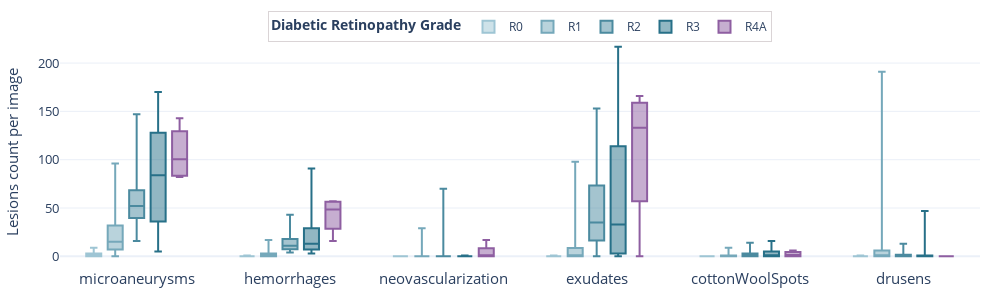
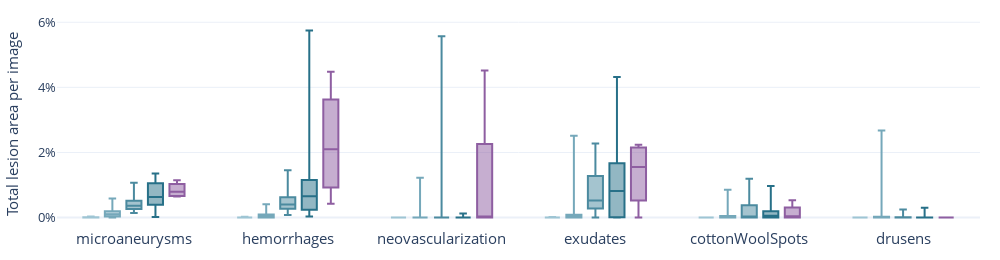

Notebook code cell kept with these figures, in order:
### Markdown cell above
##### Lesions Count per grade

### Code cell
group_by = "MAPLES-DR.DR"

all_dataset_long = all_dataset_long.sort_values(by=group_by)
all_dataset_long = all_dataset_long.sort_values(by="lesion", key=lambda x: x.map(lesions.index))
all_dataset_long["area (%)"] = all_dataset_long["area"] / (1500 * 1500)

dr_color = {
    "R0": TEAL0,
    "R1": TEAL1,
    "R2": TEAL2,
    "R3": TEAL3,
    "R4A": PURPLE2,
}


generic_opt = dict(
    boxpoints=False,
)

fig1 = go.Figure()
for i, (dr, color) in enumerate(dr_color.items()):
    data = all_dataset_long.loc[all_dataset_long[group_by] == dr]
    opt = dict(marker_color=color) | generic_opt
    opt |= dict(name=dr)
    fig1.add_trace(go.Box(x=data["lesion"], y=data["count"], text=data["count"].mean(), **opt))
fig1.update_yaxes(
    title="Lesions count per image",
)


fig2 = go.Figure()
for i, (dr, color) in enumerate(dr_color.items()):
    data = all_dataset_long.loc[all_dataset_long[group_by] == dr]
    opt = dict(marker_color=color) | generic_opt
    opt |= dict(name=dr, showlegend=False)
    fig2.add_trace(
        go.Box(x=data["lesion"], y=data["area (%)"], **opt),
    )

fig2.update_yaxes(
    title="Total lesion area per image",
    tickformat=".0%",
)


def fig_format_and_show(fig):
    fig.layout.boxmode = "group"
    fig.update_layout(
        legend=dict(
            title=dict(text="<b>Diabetic Retinopathy Grade</b>"),
            orientation="h",
            yanchor="top",
            y=1.1,
            xanchor="center",
            x=0.5,
            bordercolor="#b5aaad",
            borderwidth=0.5,
            grouptitlefont_size=11,
        ),
        title=dict(x=0.5, y=1, xanchor="center", yanchor="top"),
        height=300,
        width=1000,
        template="plotly_white",
        margin={"t": 20, "l": 20, "r": 20, "b": 20},
    )
    fig.update_yaxes(tickfont_size=13, title_font_size=15)
    fig.update_xaxes(tickfont_size=15)


fig_format_and_show(fig1)
fig_format_and_show(fig2)
fig2.update_layout(height=260)

fig1.show()
fig2.show()
fig1.write_image("figures/lesions_dist1.pdf")
fig2.write_image("figures/lesions_dist2.pdf")

### Figure 1 — Plotly figure (JSON) as saved in the notebook; plotly's stock layout.template omitted (floating-point values rounded to 4 significant figures; data arrays with more than 128 entries replaced by an {"elided": "..."} marker saying what was removed)
{"data": [{"boxpoints": false, "marker": {"color": "#9ec5d4"}, "name": "R0", "text": "0.40476190476190477", "type": "box", "x": ["microaneurysms", "microaneurysms", "microaneurysms", "microaneurysms", "microaneurysms", "microaneurysms", "microaneurysms", "microaneurysms", "microaneurysms", "microaneurysms", "microaneurysms", "microaneurysms", "microaneurysms", "microaneurysms", "hemorrhages", "hemorrhages", "hemorrhages", "hemorrhages", "hemorrhages", "hemorrhages", "hemorrhages", "hemorrhages", "hemorrhages", "hemorrhages", "hemorrhages", "hemorrhages", "hemorrhages", "hemorrhages", "neovascularization", "neovascularization", "neovascularization", "neovascularization", "neovascularization", "neovascularization", "neovascularization", "neovascularization", "neovascularization", "neovascularization", "neovascularization", "neovascularization", "neovascularization", "neovascularization", "exudates", "exudates", "exudates", "exudates", "exudates", "exudates", "exudates", "exudates", "exudates", "exudates", "exudates", "exudates", "exudates", "exudates", "cottonWoolSpots", "cottonWoolSpots", "cottonWoolSpots", "cottonWoolSpots", "cottonWoolSpots", "cottonWoolSpots", "cottonWoolSpots", "cottonWoolSpots", "cottonWoolSpots", "cottonWoolSpots", "cottonWoolSpots", "cottonWoolSpots", "cottonWoolSpots", "cottonWoolSpots", "drusens", "drusens", "drusens", "drusens", "drusens", "drusens", "drusens", "drusens", "drusens", "drusens", "drusens", "drusens", "drusens", "drusens"], "y": [2, 4, 9, 2, 1, 0, 3, 0, 2, 0, 0, 6, 0, 1, 0, 0, 0, 0, 0, 1, 0, 0, 0, 0, 1, 0, 0, 0, 0, 0, 0, 0, 0, 0, 0, 0, 0, 0, 0, 0, 0, 0, 0, 1, 0, 0, 0, 0, 0, 0, 0, 0, 0, 0, 0, 0, 0, 0, 0, 0, 0, 0, 0, 0, 0, 0, 0, 0, 0, 0, 0, 0, 0, 0, 0, 0, 0, 0, 0, 1, 0, 0, 0, 0]}, {"boxpoints": false, "marker": {"color": "#75a8ba"}, "name": "R1", "text": "6.909677419354839", "type": "box", "x": {"elided": "930 str values"}, "y": {"elided": "930 int values"}}, {"boxpoints": false, "marker": {"color": "#4b8a9f"}, "name": "R2", "text": "22.466666666666665", "type": "box", "x": ["microaneurysms", "microaneurysms", "microaneurysms", "microaneurysms", "microaneurysms", "microaneurysms", "microaneurysms", "microaneurysms", "microaneurysms", "microaneurysms", "microaneurysms", "microaneurysms", "microaneurysms", "microaneurysms", "microaneurysms", "hemorrhages", "hemorrhages", "hemorrhages", "hemorrhages", "hemorrhages", "hemorrhages", "hemorrhages", "hemorrhages", "hemorrhages", "hemorrhages", "hemorrhages", "hemorrhages", "hemorrhages", "hemorrhages", "hemorrhages", "neovascularization", "neovascularization", "neovascularization", "neovascularization", "neovascularization", "neovascularization", "neovascularization", "neovascularization", "neovascularization", "neovascularization", "neovascularization", "neovascularization", "neovascularization", "neovascularization", "neovascularization", "exudates", "exudates", "exudates", "exudates", "exudates", "exudates", "exudates", "exudates", "exudates", "exudates", "exudates", "exudates", "exudates", "exudates", "exudates", "cottonWoolSpots", "cottonWoolSpots", "cottonWoolSpots", "cottonWoolSpots", "cottonWoolSpots", "cottonWoolSpots", "cottonWoolSpots", "cottonWoolSpots", "cottonWoolSpots", "cottonWoolSpots", "cottonWoolSpots", "cottonWoolSpots", "cottonWoolSpots", "cottonWoolSpots", "cottonWoolSpots", "drusens", "drusens", "drusens", "drusens", "drusens", "drusens", "drusens", "drusens", "drusens", "drusens", "drusens", "drusens", "drusens", "drusens", "drusens"], "y": [98, 139, 39, 52, 52, 24, 30, 58, 147, 61, 71, 44, 16, 42, 49, 18, 43, 38, 8, 18, 13, 5, 14, 9, 20, 7, 7, 4, 11, 10, 70, 0, 0, 0, 0, 0, 0, 3, 0, 0, 0, 0, 0, 0, 0, 105, 100, 80, 15, 35, 31, 2, 24, 52, 8, 153, 0, 47, 53, 21, 0, 0, 3, 0, 7, 0, 0, 3, 14, 0, 1, 0, 3, 13, 0, 7, 0, 0, 13, 0, 2, 0, 1, 0, 0, 0, 0, 9, 0, 0]}, {"boxpoints": false, "marker": {"color": "#277088"}, "name": "R3", "text": "30.533333333333335", "type": "box", "x": ["microaneurysms", "microaneurysms", "microaneurysms", "microaneurysms", "microaneurysms", "microaneurysms", "microaneurysms", "microaneurysms", "microaneurysms", "microaneurysms", "hemorrhages", "hemorrhages", "hemorrhages", "hemorrhages", "hemorrhages", "hemorrhages", "hemorrhages", "hemorrhages", "hemorrhages", "hemorrhages", "neovascularization", "neovascularization", "neovascularization", "neovascularization", "neovascularization", "neovascularization", "neovascularization", "neovascularization", "neovascularization", "neovascularization", "exudates", "exudates", "exudates", "exudates", "exudates", "exudates", "exudates", "exudates", "exudates", "exudates", "cottonWoolSpots", "cottonWoolSpots", "cottonWoolSpots", "cottonWoolSpots", "cottonWoolSpots", "cottonWoolSpots", "cottonWoolSpots", "cottonWoolSpots", "cottonWoolSpots", "cottonWoolSpots", "drusens", "drusens", "drusens", "drusens", "drusens", "drusens", "drusens", "drusens", "drusens", "drusens"], "y": [170, 155, 110, 65, 33, 36, 103, 5, 65, 128, 42, 25, 5, 12, 91, 3, 29, 9, 14, 7, 0, 0, 1, 0, 0, 0, 0, 0, 0, 0, 41, 0, 217, 13, 25, 62, 114, 3, 135, 0, 0, 0, 0, 0, 2, 3, 7, 0, 16, 5, 47, 0, 0, 0, 0, 33, 0, 0, 0, 1]}, {"boxpoints": false, "marker": {"color": "#8e5ea1"}, "name": "R4A", "text": "43.916666666666664", "type": "box", "x": ["microaneurysms", "microaneurysms", "microaneurysms", "microaneurysms", "hemorrhages", "hemorrhages", "hemorrhages", "hemorrhages", "neovascularization", "neovascularization", "neovascularization", "neovascularization", "exudates", "exudates", "exudates", "exudates", "cottonWoolSpots", "cottonWoolSpots", "cottonWoolSpots", "cottonWoolSpots", "drusens", "drusens", "drusens", "drusens"], "y": [143, 82, 116, 85, 16, 57, 56, 41, 0, 17, 0, 0, 0, 152, 114, 166, 3, 0, 6, 0, 0, 0, 0, 0]}], "layout": {"boxmode": "group", "height": 300, "legend": {"bordercolor": "#b5aaad", "borderwidth": 0.5, "grouptitlefont": {"size": 11}, "orientation": "h", "title": {"text": "<b>Diabetic Retinopathy Grade</b>"}, "x": 0.5, "xanchor": "center", "y": 1.1, "yanchor": "top"}, "margin": {"b": 20, "l": 20, "r": 20, "t": 20}, "title": {"x": 0.5, "xanchor": "center", "y": 1, "yanchor": "top"}, "width": 1000, "xaxis": {"tickfont": {"size": 15}}, "yaxis": {"tickfont": {"size": 13}, "title": {"font": {"size": 15}, "text": "Lesions count per image"}}}}

### Figure 2 — Plotly figure (JSON) as saved in the notebook; plotly's stock layout.template omitted (floating-point values rounded to 4 significant figures; data arrays with more than 128 entries replaced by an {"elided": "..."} marker saying what was removed)
{"data": [{"boxpoints": false, "marker": {"color": "#9ec5d4"}, "name": "R0", "showlegend": false, "type": "box", "x": ["microaneurysms", "microaneurysms", "microaneurysms", "microaneurysms", "microaneurysms", "microaneurysms", "microaneurysms", "microaneurysms", "microaneurysms", "microaneurysms", "microaneurysms", "microaneurysms", "microaneurysms", "microaneurysms", "hemorrhages", "hemorrhages", "hemorrhages", "hemorrhages", "hemorrhages", "hemorrhages", "hemorrhages", "hemorrhages", "hemorrhages", "hemorrhages", "hemorrhages", "hemorrhages", "hemorrhages", "hemorrhages", "neovascularization", "neovascularization", "neovascularization", "neovascularization", "neovascularization", "neovascularization", "neovascularization", "neovascularization", "neovascularization", "neovascularization", "neovascularization", "neovascularization", "neovascularization", "neovascularization", "exudates", "exudates", "exudates", "exudates", "exudates", "exudates", "exudates", "exudates", "exudates", "exudates", "exudates", "exudates", "exudates", "exudates", "cottonWoolSpots", "cottonWoolSpots", "cottonWoolSpots", "cottonWoolSpots", "cottonWoolSpots", "cottonWoolSpots", "cottonWoolSpots", "cottonWoolSpots", "cottonWoolSpots", "cottonWoolSpots", "cottonWoolSpots", "cottonWoolSpots", "cottonWoolSpots", "cottonWoolSpots", "drusens", "drusens", "drusens", "drusens", "drusens", "drusens", "drusens", "drusens", "drusens", "drusens", "drusens", "drusens", "drusens", "drusens"], "y": [7.2e-05, 0.0001413, 0.0003107, 6.933e-05, 8.8e-05, 0, 0.0001907, 0, 6.756e-05, 0, 0, 0.0002351, 0, 3.511e-05, 0, 0, 0, 0, 0, 0.0001302, 0, 0, 0, 0, 0.0002613, 0, 0, 0, 0, 0, 0, 0, 0, 0, 0, 0, 0, 0, 0, 0, 0, 0, 0, 0.0001813, 0, 0, 0, 0, 0, 0, 0, 0, 0, 0, 0, 0, 0, 0, 0, 0, 0, 0, 0, 0, 0, 0, 0, 0, 0, 0, 0, 0, 0, 0, 0, 0, 0, 0, 0, 3.511e-05, 0, 0, 0, 0]}, {"boxpoints": false, "marker": {"color": "#75a8ba"}, "name": "R1", "showlegend": false, "type": "box", "x": {"elided": "930 str values"}, "y": {"elided": "930 float values"}}, {"boxpoints": false, "marker": {"color": "#4b8a9f"}, "name": "R2", "showlegend": false, "type": "box", "x": ["microaneurysms", "microaneurysms", "microaneurysms", "microaneurysms", "microaneurysms", "microaneurysms", "microaneurysms", "microaneurysms", "microaneurysms", "microaneurysms", "microaneurysms", "microaneurysms", "microaneurysms", "microaneurysms", "microaneurysms", "hemorrhages", "hemorrhages", "hemorrhages", "hemorrhages", "hemorrhages", "hemorrhages", "hemorrhages", "hemorrhages", "hemorrhages", "hemorrhages", "hemorrhages", "hemorrhages", "hemorrhages", "hemorrhages", "hemorrhages", "neovascularization", "neovascularization", "neovascularization", "neovascularization", "neovascularization", "neovascularization", "neovascularization", "neovascularization", "neovascularization", "neovascularization", "neovascularization", "neovascularization", "neovascularization", "neovascularization", "neovascularization", "exudates", "exudates", "exudates", "exudates", "exudates", "exudates", "exudates", "exudates", "exudates", "exudates", "exudates", "exudates", "exudates", "exudates", "exudates", "cottonWoolSpots", "cottonWoolSpots", "cottonWoolSpots", "cottonWoolSpots", "cottonWoolSpots", "cottonWoolSpots", "cottonWoolSpots", "cottonWoolSpots", "cottonWoolSpots", "cottonWoolSpots", "cottonWoolSpots", "cottonWoolSpots", "cottonWoolSpots", "cottonWoolSpots", "cottonWoolSpots", "drusens", "drusens", "drusens", "drusens", "drusens", "drusens", "drusens", "drusens", "drusens", "drusens", "drusens", "drusens", "drusens", "drusens", "drusens"], "y": [0.008748, 0.01072, 0.002728, 0.003171, 0.005074, 0.002053, 0.002655, 0.004154, 0.006664, 0.003386, 0.005171, 0.002662, 0.001441, 0.003637, 0.004771, 0.005605, 0.008736, 0.01455, 0.003576, 0.004026, 0.007518, 0.001252, 0.006443, 0.003608, 0.005708, 0.00167, 0.002419, 0.0008249, 0.003563, 0.004592, 0.05572, 0, 0, 0, 0, 0, 0, 0.0003098, 0, 0, 0, 0, 0, 0, 0, 0.01385, 0.02155, 0.02275, 0.003968, 0.002496, 0.005236, 0.0005853, 0.003888, 0.009695, 0.0007098, 0.02199, 0, 0.00569, 0.00656, 0.003668, 0, 0, 0.0005276, 0, 0.005856, 0, 0, 0.004463, 0.01197, 0, 0.0003382, 0, 0.001684, 0.007189, 0, 0.00115, 0, 0, 0.00246, 0, 0.0001564, 0, 7.911e-05, 0, 0, 0, 0, 0.0003733, 0, 0]}, {"boxpoints": false, "marker": {"color": "#277088"}, "name": "R3", "showlegend": false, "type": "box", "x": ["microaneurysms", "microaneurysms", "microaneurysms", "microaneurysms", "microaneurysms", "microaneurysms", "microaneurysms", "microaneurysms", "microaneurysms", "microaneurysms", "hemorrhages", "hemorrhages", "hemorrhages", "hemorrhages", "hemorrhages", "hemorrhages", "hemorrhages", "hemorrhages", "hemorrhages", "hemorrhages", "neovascularization", "neovascularization", "neovascularization", "neovascularization", "neovascularization", "neovascularization", "neovascularization", "neovascularization", "neovascularization", "neovascularization", "exudates", "exudates", "exudates", "exudates", "exudates", "exudates", "exudates", "exudates", "exudates", "exudates", "cottonWoolSpots", "cottonWoolSpots", "cottonWoolSpots", "cottonWoolSpots", "cottonWoolSpots", "cottonWoolSpots", "cottonWoolSpots", "cottonWoolSpots", "cottonWoolSpots", "cottonWoolSpots", "drusens", "drusens", "drusens", "drusens", "drusens", "drusens", "drusens", "drusens", "drusens", "drusens"], "y": [0.01351, 0.01211, 0.01055, 0.005073, 0.003303, 0.004055, 0.007505, 0.0002227, 0.00394, 0.008911, 0.01864, 0.01122, 0.00431, 0.003379, 0.0575, 0.0003173, 0.01158, 0.002373, 0.008855, 0.002174, 0, 0, 0.001245, 0, 0, 0, 0, 0, 0, 0, 0.007309, 0, 0.04316, 0.001038, 0.01284, 0.00901, 0.01671, 8e-05, 0.0359, 0, 0, 0, 0, 0, 0.001944, 0.001164, 0.001597, 0, 0.009707, 0.004084, 0.003036, 0, 0, 0, 0, 0.00186, 0, 0, 0, 3.511e-05]}, {"boxpoints": false, "marker": {"color": "#8e5ea1"}, "name": "R4A", "showlegend": false, "type": "box", "x": ["microaneurysms", "microaneurysms", "microaneurysms", "microaneurysms", "hemorrhages", "hemorrhages", "hemorrhages", "hemorrhages", "neovascularization", "neovascularization", "neovascularization", "neovascularization", "exudates", "exudates", "exudates", "exudates", "cottonWoolSpots", "cottonWoolSpots", "cottonWoolSpots", "cottonWoolSpots", "drusens", "drusens", "drusens", "drusens"], "y": [0.0115, 0.006495, 0.009146, 0.006745, 0.00423, 0.04478, 0.01425, 0.02776, 0, 0.04517, 0, 0, 0, 0.0207, 0.01045, 0.0224, 0.0008564, 0, 0.005323, 0, 0, 0, 0, 0]}], "layout": {"boxmode": "group", "height": 260, "legend": {"bordercolor": "#b5aaad", "borderwidth": 0.5, "grouptitlefont": {"size": 11}, "orientation": "h", "title": {"text": "<b>Diabetic Retinopathy Grade</b>"}, "x": 0.5, "xanchor": "center", "y": 1.1, "yanchor": "top"}, "margin": {"b": 20, "l": 20, "r": 20, "t": 20}, "title": {"x": 0.5, "xanchor": "center", "y": 1, "yanchor": "top"}, "width": 1000, "xaxis": {"tickfont": {"size": 15}}, "yaxis": {"tickfont": {"size": 13}, "tickformat": ".0%", "title": {"font": {"size": 15}, "text": "Total lesion area per image"}}}}
